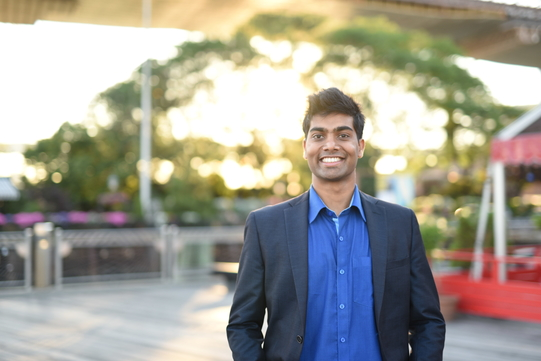
#> input picture 01 GUI features in OpenCV/01 Getting started with images/sanketincolor.jpg, 541 x 361 px, given in place of the camera
$ python Img-CgColors2.py
#> lines starting #> are read from the running program, lines starting #| are printed output that depends on the picture; after the words box and inside, x2 and y2 are one past the last pixel; in counts of white or black regions, pixels touching at a corner belong together
# -*- coding: utf-8 -*-
"""
Created on Fri Mar 18 20:24:24 2016
http://docs.opencv.org/3.1.0/df/d9d/tutorial_py_colorspaces.html#gsc.tab=0
@author: sanketjain
"""

import cv2
import numpy as np

cap = cv2.VideoCapture(0)
#Video Capture(0), 0 is index of camera. If we add more cameras there
#would be more index

while(1):

    # Take each frame
    _, frame = cap.read()
#> frame is the input picture: shape (361, 541, 3); mean B, G, R 148.9, 159, 161.9


    # Convert BGR to HSV
    hsv = cv2.cvtColor(frame, cv2.COLOR_BGR2HSV)
#> hsv: shape (361, 541, 3); mean H, S, V 50.7, 61.6, 174.8

    # define range of blue color in HSV
    lower_blue = np.array([110,50,50])
    upper_blue = np.array([130,255,255])

    lower_green = np.array([50,50,50])
    upper_green = np.array([70,255,255])

    lower_red = np.array([0,50,50])
    upper_red = np.array([10,255,255])


    # Threshold the HSV image to get only blue colors
    mask1 = cv2.inRange(hsv, lower_blue, upper_blue)
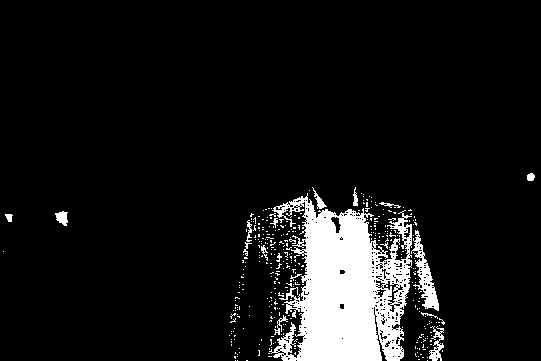
#> mask1: shape (361, 541); 8.8% white; 371 white regions (354 under 20 px), largest, box (x1, y1, x2, y2) and area: (269, 193, 412, 361) 14392, (411, 230, 439, 311) 773, (429, 326, 444, 361) 245
    mask2 = cv2.inRange(hsv, lower_green, upper_green)
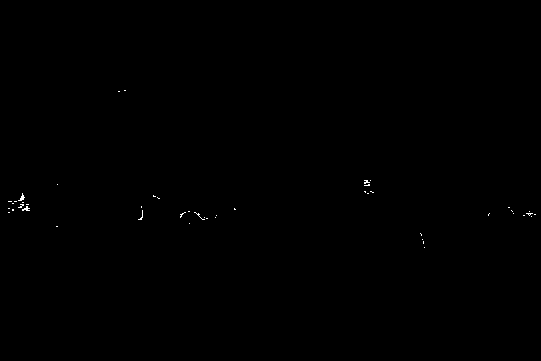
#> mask2: shape (361, 541); 0.11% white in thin lines or dots, all inside (x1, y1, x2, y2) = (8, 90, 536, 248)
    mask3 = cv2.inRange(hsv, lower_red, upper_red)
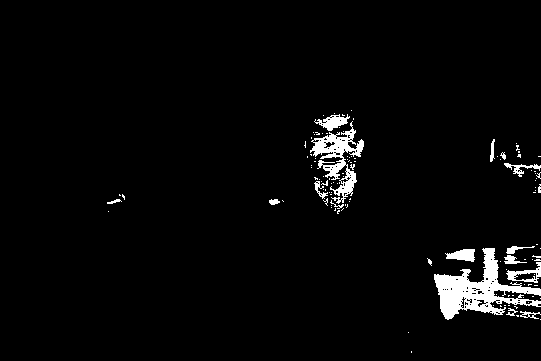
#> mask3: shape (361, 541); 3.2% white; 122 white regions (105 under 20 px), largest, box (x1, y1, x2, y2) and area: (434, 248, 541, 320) 2912, (310, 121, 364, 204) 1488, (314, 114, 350, 131) 289

    # Bitwise-AND mask and original image
    res1 = cv2.bitwise_and(frame, frame, mask= mask1)
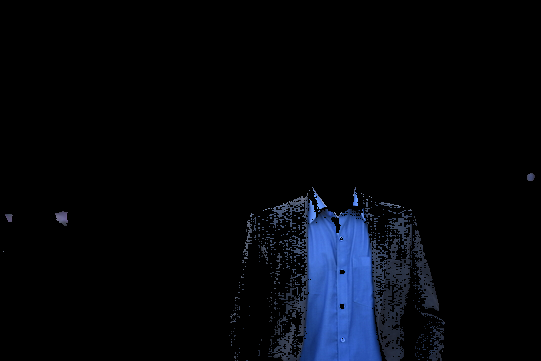
#> res1: shape (361, 541, 3); mean B, G, R 12.3, 6.9, 4.5
    res2 = cv2.bitwise_and(frame, frame, mask= mask2)
    res3 = cv2.bitwise_and(frame, frame, mask= mask3)
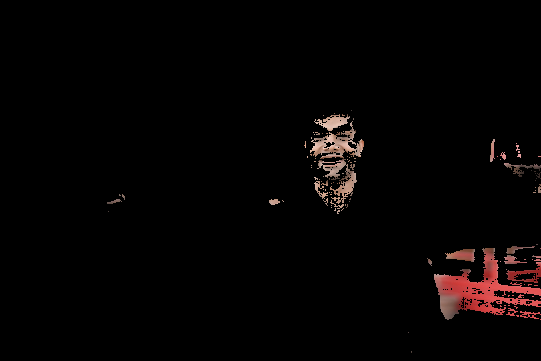
#> res3: shape (361, 541, 3); mean B, G, R 3.1, 3.3, 5.9


    res = cv2.add(res1, res2)
    res = cv2.add(res, res3)
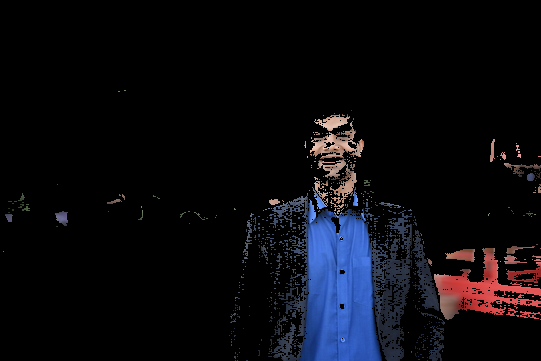
#> res: shape (361, 541, 3); mean B, G, R 15.5, 10.4, 10.5

    cv2.imshow('frame',frame)
#    cv2.imshow('mask',mask3)
    cv2.imshow('res',res)
    k = cv2.waitKey(5) & 0xFF
#> (key Esc is pressed here)
    if k == 27:
        break

cv2.destroyAllWindows()
